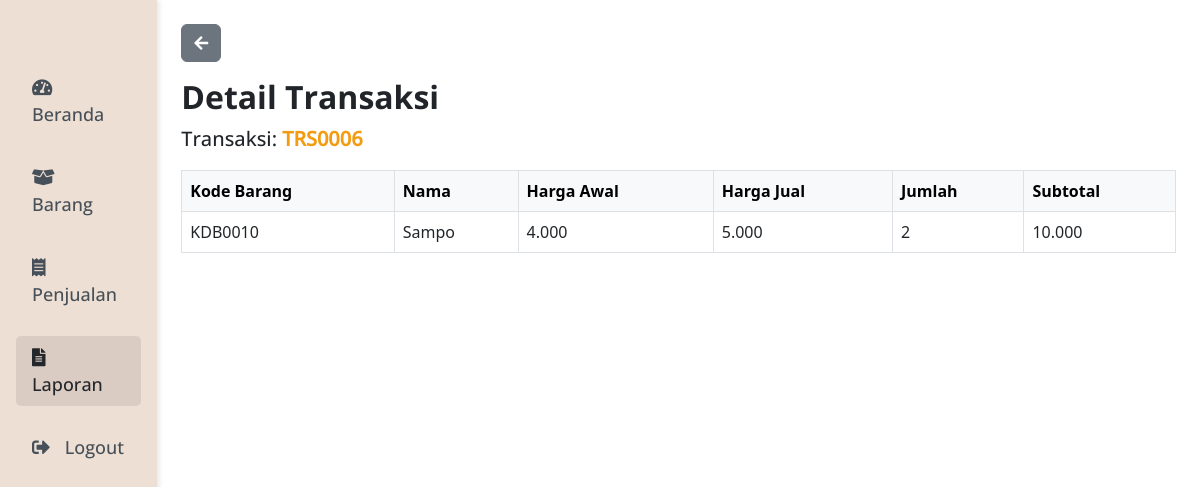
Screenshot of /pages/laporan/detail.php?no_trans=TRS0006 with the database file from the repository.
### tables this page shows
CREATE TABLE `thdetail` (
  `id_detail` int(11) NOT NULL,
  `no_trans` varchar(50) NOT NULL,
  `kd_barang` varchar(20) NOT NULL,
  `nama` varchar(100) NOT NULL,
  `hr_awal` int(11) NOT NULL,
  `hr_jual` int(11) NOT NULL,
  `qty` int(11) NOT NULL,
  `subtotal` int(11) NOT NULL
);

### includes/functions.php (called while the page is built, shortened)
<?php
require 'config.php';
function query($query)
{
    global $conn;
    $result = mysqli_query($conn, $query);
    $rows = [];
    while ($row = mysqli_fetch_assoc($result)) {
        $rows[] = $row;
    }
    return $rows;
}

### pages/laporan/detail.php (the view, shortened to what this page needs)
<?php
require '../../includes/functions.php';
$notrans = $_GET['no_trans'];
$details = query("SELECT * FROM thdetail WHERE no_trans = '$notrans'");
?>
<!DOCTYPE html>
<html lang="en">
<head>
    <link rel="stylesheet" href="../../assets/styles/css/bootstrap.min.css">
    <link rel="stylesheet" href="../../assets/styles/style.css">
    <link rel="stylesheet" href="../../assets/fonts/fontawesome-free/css/all.min.css" type="text/css">
</head>
<body>
    <div class="d-flex w-100">
        <div class="sidebar p-3 w-35" id="sidebar">
            <div class="user-profile">
                <h4 class="katabold p-3"><span class="text-session fw-bold"><?= $_SESSION['usernameS']; ?> </span></h4>
            </div>
            <nav class="nav flex-column">
                <a class="nav-link katamedium" href="../index.php">
                    <i class="fas fa-tachometer-alt"></i>
                    Beranda
                </a>
                <a class="nav-link katamedium" href="../barang/barang.php">
                    <i class="fas fa-box-open"></i>
                    Barang
                </a>
                <a class="nav-link katamedium" href="../penjualan/penjualan.php">
                    <i class="fas fa-receipt"></i>
                    Penjualan
                </a>
                <a class="nav-link active katamedium" href="laporan.php">
                    <i class="fas fa-file-alt"></i>
                    Laporan
                </a>
                <a class="nav-link katamedium" href="../logout.php">
                    <i class="fas fa-sign-out-alt"></i>
                    Logout
                </a>
            </nav>
        </div>
        <div class="container p-4 w-65">
            <a href="laporan.php" class="btn btn-secondary mb-3 btnback">
                <i class="fas fa-arrow-left"></i>
            </a>
            <h2 class="katabold1 fs-2">Detail Transaksi</h2>
            <p class="mb-3 katamedium fs-5">Transaksi: <span class="text-session fw-bold"><?= $notrans ?></span></p>
            <table class="table table-bordered">
                <thead class="table-light">
                    <tr>
                        <th scope="col">Kode Barang</th>
                        <th scope="col">Nama</th>
                        <th scope="col">Harga Awal</th>
                        <th scope="col">Harga Jual</th>
                        <th scope="col">Jumlah</th>
                        <th scope="col">Subtotal</th>
                    </tr>
                </thead>
                <?php foreach ($details as $detail) : ?>
                    <tbody>
                        <tr>
                            <td><?= $detail['kd_barang']; ?></td>
                            <td><?= $detail['nama']; ?></td>
                            <td><?= number_format($detail['hr_awal'], 0, ',', '.'); ?></td>
                            <td><?= number_format($detail['hr_jual'], 0, ',', '.'); ?></td>
                            <td><?= $detail['qty']; ?></td>
                            <td><?= number_format($detail['subtotal'], 0, ',', '.'); ?></td>
                        </tr>
                    </tbody>
                <?php endforeach; ?>
            </table>
        </div>
</body>
</html>

### assets/styles/style.css (style rules this page uses)
.katabold { font-family: opensansbold; }
.katabold1 { font-family: opensansbold; }
.katamedium { font-family: opensansmedium; }
.sidebar { background-color: #EDDFD4; min-height: 100vh; box-shadow: 2px 0 5px rgba(0, 0, 0, 0.1); padding-top: 20px; }
.sidebar .nav-link { color: #475058; font-size: 18px; margin: 10px 0; }
.sidebar .nav-link.active { background-color: #DBCCC3; color: #23272b; border-radius: 5px; }
.sidebar .nav-link i { margin-right: 10px; }
.text-session { color: #F39C12 !important; }

### rows the page displays
thdetail: kd_barang "KDB0010", nama "Sampo", hr_awal "4.000", hr_jual "5.000", qty "2", subtotal "10.000"

### other values shown
$notrans "TRS0006"
